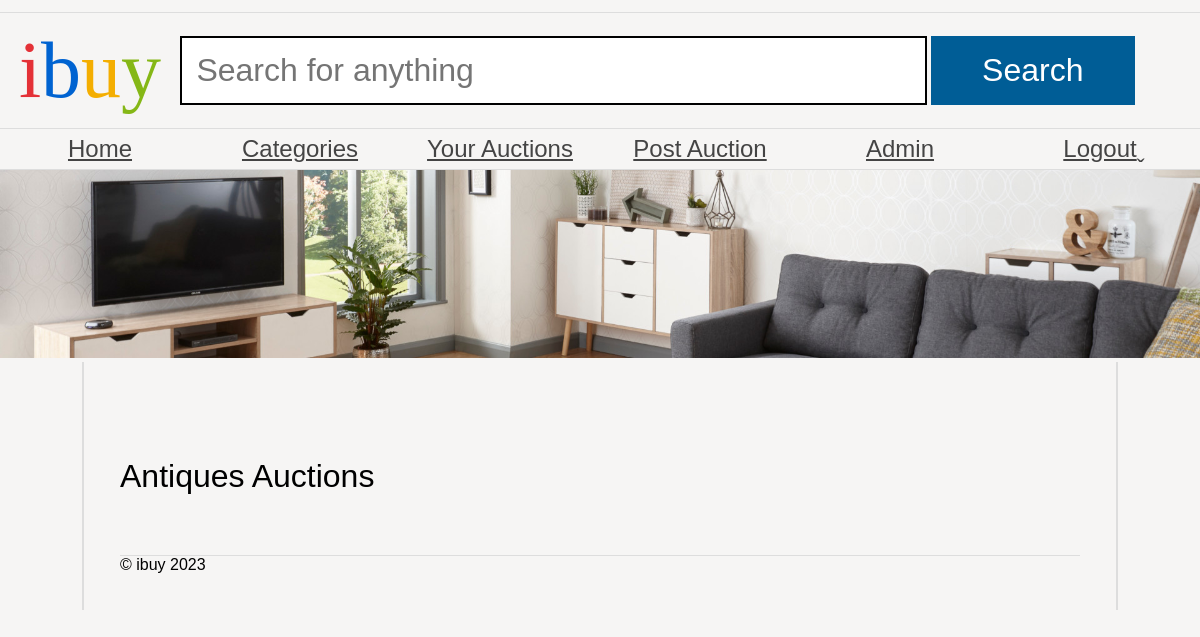
The app's page /category_auctions.php?category=Antiques (signed in), older data.
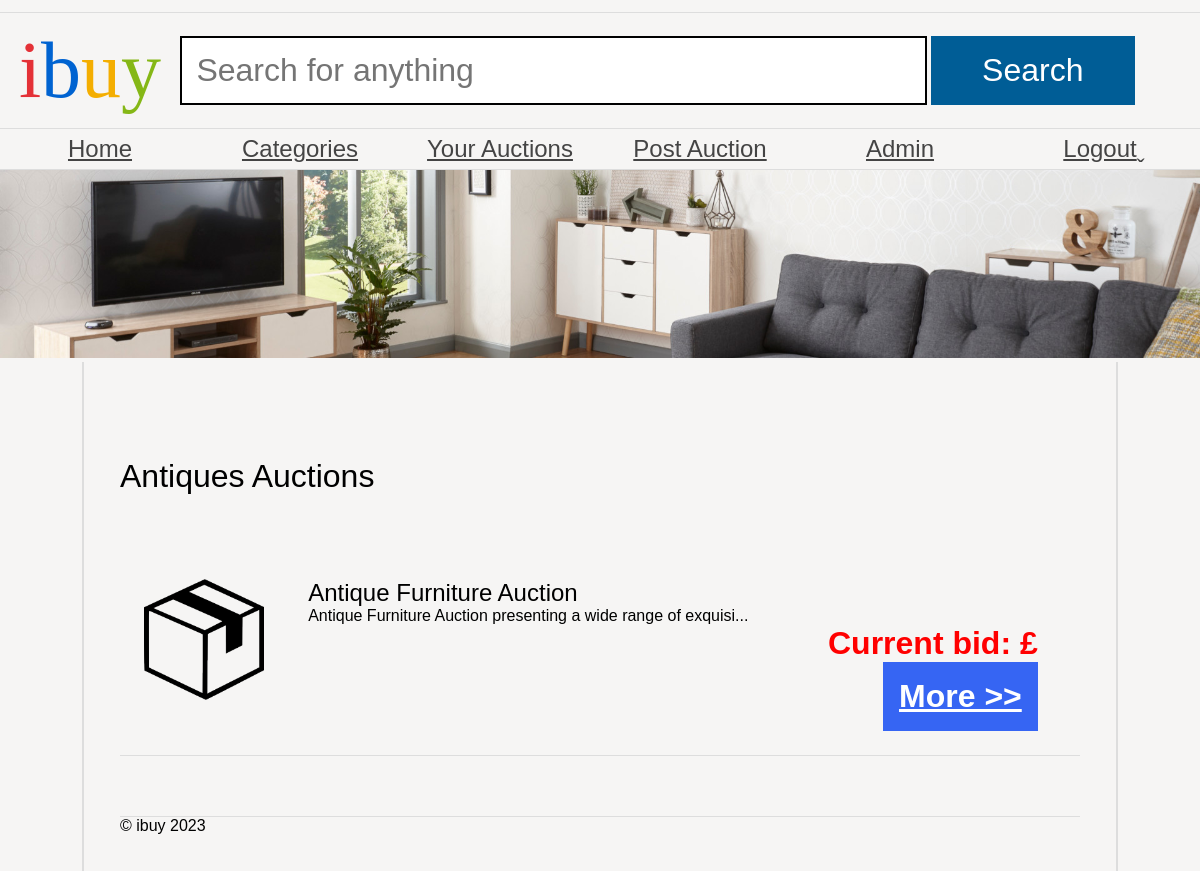
The same page, newer data.
### tables this page shows
CREATE TABLE `auctions` (
  `auction_name` VARCHAR(90) NOT NULL PRIMARY KEY,
  `auctioneer` VARCHAR(90) DEFAULT NULL,
  `auctionDate` DATE DEFAULT NULL,
  `auction_end_time` TIMESTAMP DEFAULT NULL,  
  `categoryName` VARCHAR(20) DEFAULT NULL,
  `Description` LONGTEXT
);

### category_auctions.php (the view, shortened to what this page needs)
<?php
require('dataconnection/configuration.php');
$categoryName = $_GET['category'];
$sql = "SELECT * FROM auctions WHERE categoryName = :categoryName ORDER BY auctionDate DESC";
$stmt = $pdo->prepare($sql);
$stmt->bindParam(':categoryName', $categoryName, PDO::PARAM_STR);
$stmt->execute();
$auctions = $stmt->fetchAll(PDO::FETCH_ASSOC);
?>
<!DOCTYPE html>
<html>
	<head>
		<link rel="stylesheet" href="ibuy.css" />
	</head>
	<body>
		<header>
			<h1><span class="i">i</span><span class="b">b</span><span class="u">u</span><span class="y">y</span></h1>
            <form action="browse_products.php" method="get">
        <input type="text" name="search" placeholder="Search for anything" />
        <input type="submit" name="submit" value="Search" />
    </form>
		</header>
        <nav>
    <ul>
        <li><a class="categoryLink" href="user_dashboard.php">Home</a></li>
        <li class="dropdown">
            <a href="#" class="categoryLink">Categories</a>
        </li>
            <li><a class="categoryLink" href="user_auctions.php">Your Auctions</a></li>
            <li><a class="categoryLink" href="post_auction.php">Post Auction</a></li>
            <li><a class="categoryLink" href="\Admin\adminlogin.php">Admin</a></li>
            <li><a class="categoryLink" href="logout.php">Logout</a></li>
        </ul>
    </nav>
    <img src="banners/1.jpg" alt="Banner" />
<main>
    <h1><?php echo $categoryName; ?> Auctions</h1>
    <ul class="productList">
        <?php
        foreach ($auctions as $auction) {
            echo '<li>';
            echo '<img src="product.png" alt="' . $auction['auction_name'] . '">';
            echo '<article>';
            echo '<h2>' . $auction['auction_name'] . '</h2>';
            $description = $auction['Description'];
            $maxDescriptionLength = 60;
            if (strlen($description) > $maxDescriptionLength) {
                $shortenedDescription = substr($description, 0, $maxDescriptionLength) . '...';
                echo '<p>' . $shortenedDescription . '</p>';
            } else {
                echo '<p>' . $description . '</p>';
            }
            $currentBid = getCurrentBidAmount($auction['auction_name'], $pdo);
            echo '<p class="price">Current bid: £' . $currentBid . '</p>';
            echo '<a href="auction_details.php?auction_name=' . $auction['auction_name'] . '" class="more auctionLink">More &gt;&gt;</a>';
            echo '</article>';
            echo '</li>';
        }
        ?>
    </ul>
    <footer>
        &copy; ibuy <?php echo date("Y"); ?>
    </footer>
</main>
</body>
</html>

Row changes from the older to the newer data that the page shows:
now on this page (row edited): auctions: auction_name "Antique Furniture Auction", Description "Antique Furniture Auction presenting a wide range of exquisi..."
